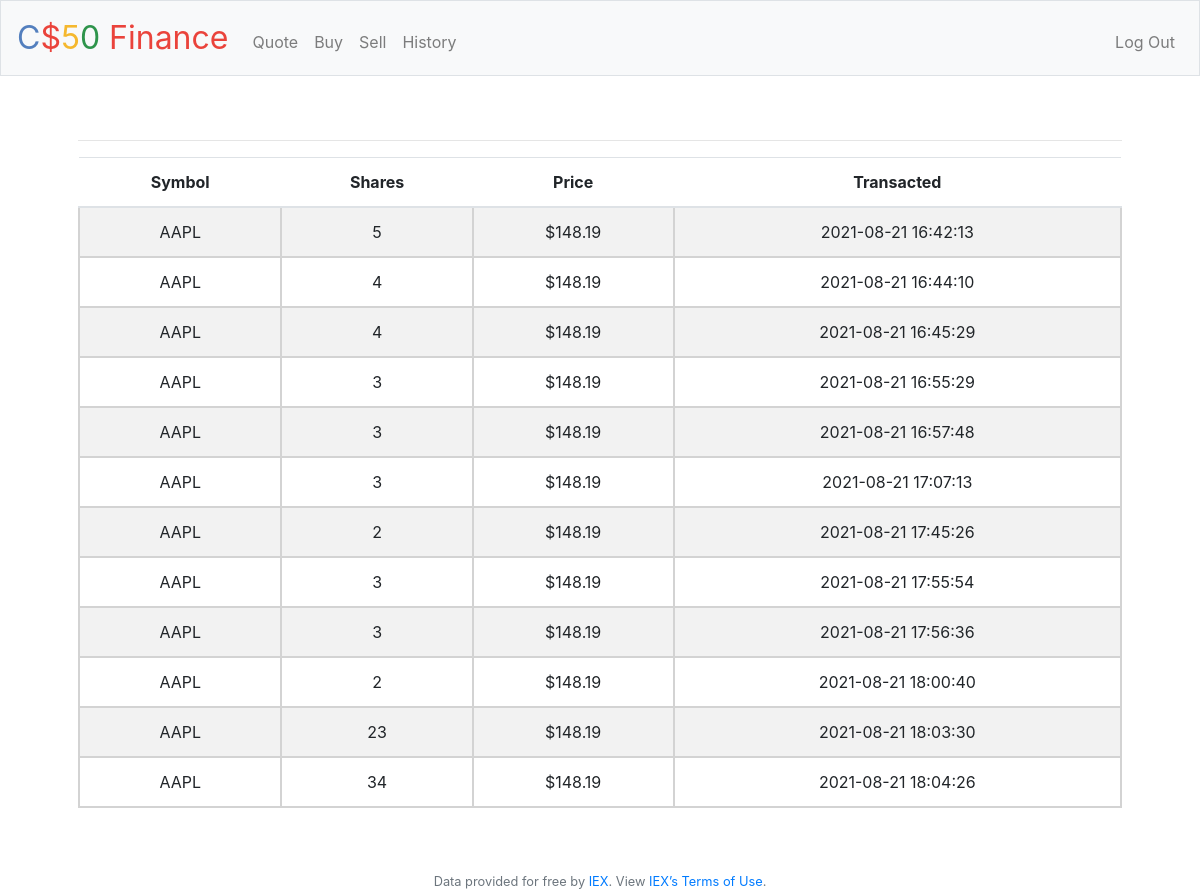
Screenshot of /history (signed in) with the database file from the repository.
### tables this page shows
CREATE TABLE user_history(
user_id INTEGER NOT NULL,
stock TEXT NOT NULL,
shares NUMERIC, 
price REAL,
timestamp TIMESTAMP DEFAULT CURRENT_TIMESTAMP NOT NULL,
FOREIGN KEY(user_id) REFERENCES users(id)
);

### application.py (the view)
@app.route("/history")
@login_required
def history():
    userId = session["user_id"]
    transactionDetails = db.execute("SELECT * FROM user_history WHERE user_id = ?", userId)
    return render_template("history.html", transactionDetails=transactionDetails)

### application.py (called while the page is built)
@app.after_request
def after_request(response):
    response.headers["Cache-Control"] = "no-cache, no-store, must-revalidate"
    response.headers["Expires"] = 0
    response.headers["Pragma"] = "no-cache"
    return response

### helpers.py (called while the page is built)
def login_required(f):
    @wraps(f)
    def decorated_function(*args, **kwargs):
        if session.get("user_id") is None:
            return redirect("/login")
        return f(*args, **kwargs)
    return decorated_function

def usd(value):
    return f"${value:,.2f}"

### templates/history.html (shortened to what this page needs)
{% extends "layout.html" %}
{% block main %}
    <hr>
    <table class="table table-striped">
  <thead>
    <tr>
      <th scope="col">Symbol</th>
      <th scope="col">Shares</th>
      <th scope="col">Price</th>
      <th scope="col">Transacted</th>
    </tr>
  </thead>
  <tbody>
    {% for stock in transactionDetails %}
    <tr>
        <td>{{stock["stock"]}}</td>
        <td>{{stock["shares"]}}</td>
        <td>{{stock["price"] | usd}}</td>
        <td>{{stock["timestamp"]}}</td>
    </tr>
    {% endfor %}
  </tbody>
</table>
{% endblock %}

### static/styles.css (style rules this page uses)
td { border: solid 2px lightgrey; padding: 20px; }

### rows the page displays
user_history: stock "AAPL", shares "5", price "$148.19", timestamp "2021-08-21 16:42:13"
user_history: stock "AAPL", shares "4", price "$148.19", timestamp "2021-08-21 16:44:10"
user_history: stock "AAPL", shares "4", price "$148.19", timestamp "2021-08-21 16:45:29"
user_history: stock "AAPL", shares "3", price "$148.19", timestamp "2021-08-21 16:55:29"
user_history: stock "AAPL", shares "3", price "$148.19", timestamp "2021-08-21 16:57:48"
user_history: stock "AAPL", shares "3", price "$148.19", timestamp "2021-08-21 17:07:13"
user_history: stock "AAPL", shares "2", price "$148.19", timestamp "2021-08-21 17:45:26"
user_history: stock "AAPL", shares "3", price "$148.19", timestamp "2021-08-21 17:55:54"
user_history: stock "AAPL", shares "3", price "$148.19", timestamp "2021-08-21 17:56:36"
user_history: stock "AAPL", shares "2", price "$148.19", timestamp "2021-08-21 18:00:40"
user_history: stock "AAPL", shares "23", price "$148.19", timestamp "2021-08-21 18:03:30"
user_history: stock "AAPL", shares "34", price "$148.19", timestamp "2021-08-21 18:04:26"
